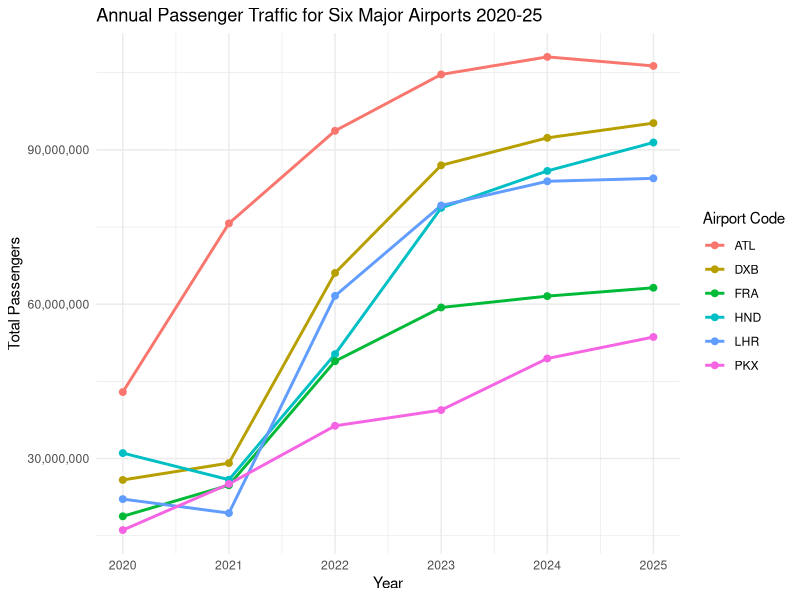
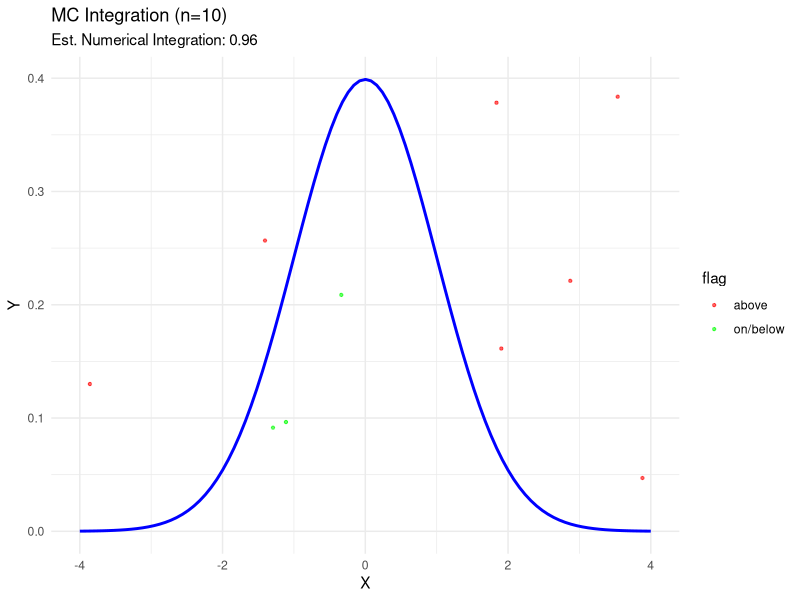
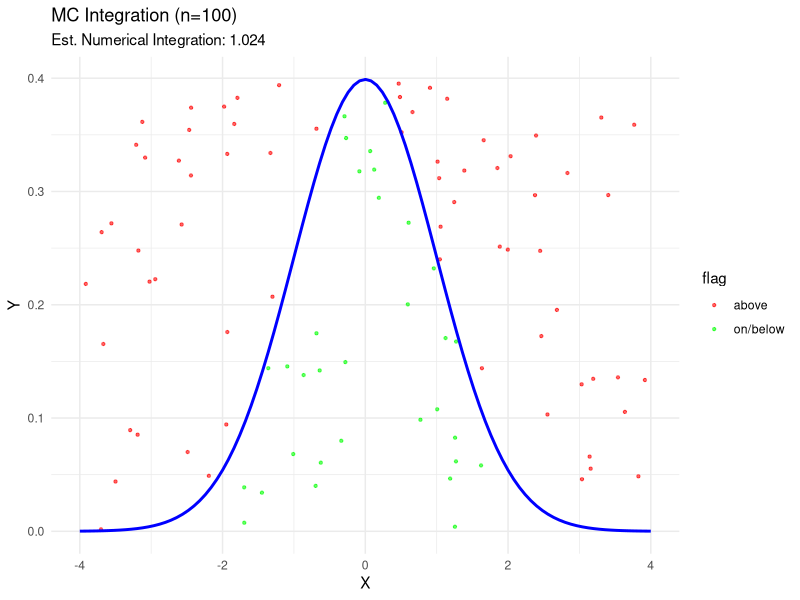
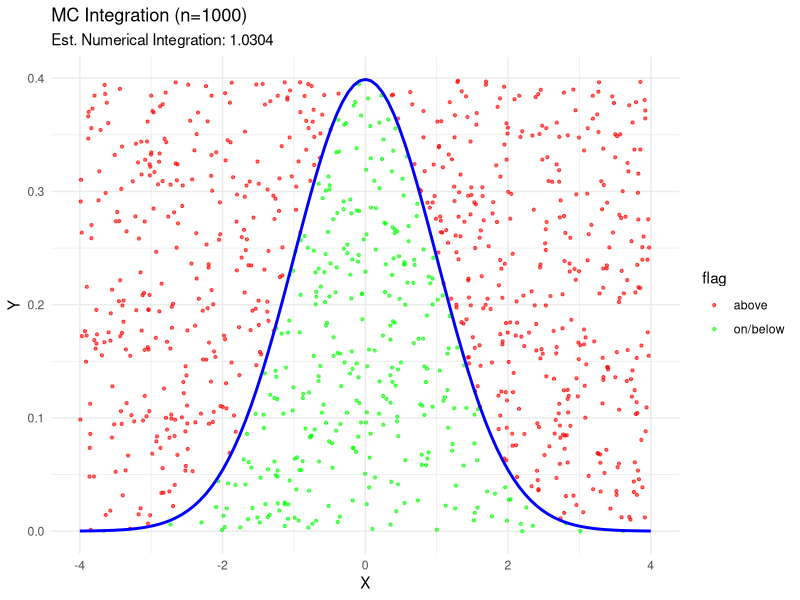
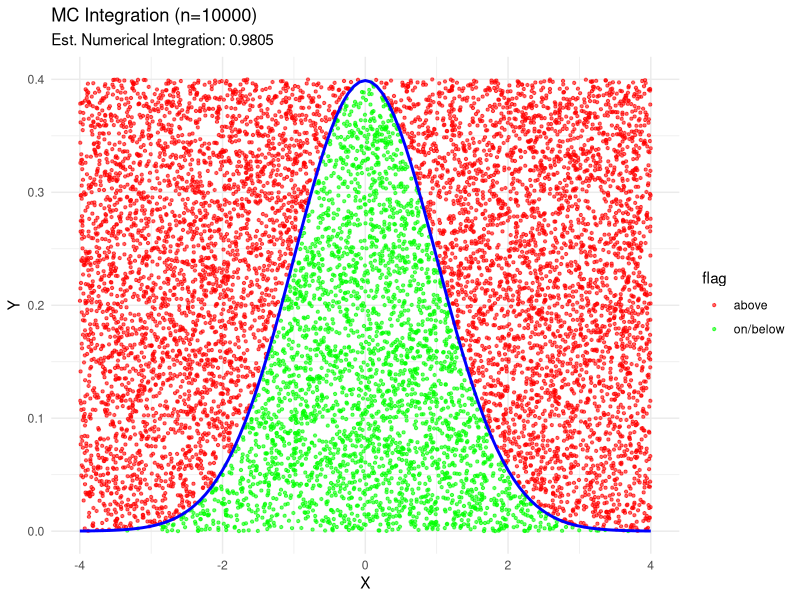

Write R code to recreate these figures, in order. (Note: this script raises an error after producing the figures.)
## ---- chunk 1
#| label: setup
#| include: false

#loads required libraries
library(tidyverse)
library(knitr)
library(scales)
## ---- chunk 2
#| label: airports-data

airports <- tibble(
  airport = c(
    rep("Hartsfield-Jackson Atlanta International", 6),
    rep("Dubai International Airport", 6),
    rep("Tokyo Haneda Airport", 6),
    rep("Heathrow Airport", 6),
    rep("Frankfurt Airport", 6),
    rep("Beijing Daxing International Airport", 6)
  ),
  code = c(
    rep("ATL", 6), rep("DXB", 6), rep("HND", 6),
    rep("LHR", 6), rep("FRA", 6), rep("PKX", 6)
  ),
  year = as.integer(rep(2020:2025, 6)),
  passengers = c(
    42918685, 75704760, 93699630, 104653451, 108067766, 106302208,
    25836771, 29110609, 66069981, 86994365, 92331506, 95200000,
    31055210, 25876429, 50290705, 78719302, 85900167, 91430000,
    22111469, 19395000, 61614508, 79183364, 83884572, 84463000,
    18768601, 24812849, 48918482, 59355389, 61564957, 63189666,
    16090000, 25051012, 36361000, 39414905, 49441029, 53618949
  )
)
## ---- chunk 3
#| label: airports-table

airports |>
  mutate(passengers = format(passengers, big.mark = ",")) |>
  pivot_wider(names_from = year, values_from = passengers) |>
  select(-airport) |>
  knitr::kable(
    col.names = c("Code", "2020", "2021", "2022", "2023", "2024", "2025"),
    align = "lrrrrrr",
    caption = "Annual Passenger Traffic for Six Major Airports (2020-2025)"
  )
## ---- chunk 4
#| label: fig-airports
#| fig-cap: "Annual passenger traffic for six major airports from 2020 to 2025."
#| fig-alt: "Line chart showing annual passenger traffic for six major airports from 2020 to 2025."

# Line plot showing passenger trends over time coloured by airport code
ggplot(airports, aes(x = year, y = passengers, color = code, group = code)) +  
  geom_line(linewidth = 1) +
  geom_point(size = 2) +
  scale_x_continuous(breaks = 2020:2025) +
  scale_y_continuous(labels = scales::comma) +
  labs(
    title = "Annual Passenger Traffic for Six Major Airports 2020-25",
    x = "Year",
    y = "Total Passengers",
    color = "Airport Code"
  ) +
  theme_minimal()
## ---- chunk 5
#| label: monte-carlo-setup

# Generate n random (x, y) coordinate pairs within specified bounds
monte_carlo_points <- function(n, x_min, x_max, y_min, y_max) { 
  tibble(
    x = runif(n, min = x_min, max = x_max),
    y = runif(n, min = y_min, max = y_max)
  )
}

# run simulation at a given resolution and thren return a ggplot
make_mc_plot <- function(n) {
  sim_data <- monte_carlo_points(n = n, x_min = -4, x_max = 4, y_min = 0, y_max = 0.4) |>
    mutate(flag = ifelse(y <= dnorm(x, mean = 0, sd = 1), "on/below", "above"))

  est_integration <- mean(sim_data$flag == "on/below") * 3.2    #Estimate integral = proportion of points on/below curve * area of bounding box

  ggplot(sim_data, aes(x = x, y = y, color = flag)) +
    geom_point(size = 0.8, alpha = 0.6) +
    stat_function(
      fun = dnorm,
      args = list(mean = 0, sd = 1),
      xlim = c(-4, 4),
      color = "blue",
      linewidth = 1
    ) +
    scale_color_manual(values = c("above" = "red", "on/below" = "green")) +
    labs(
      title = paste0("MC Integration (n=", n, ")"),
      subtitle = paste("Est. Numerical Integration:", round(est_integration, 4)),
      x = "X",
      y = "Y",
      color = "flag"
    ) +
    theme_minimal()
}
## ---- chunk 6
#| label: fig-montecarlo
#| fig-cap: "Small multiple showing Monte Carlo numerical integration of the standard normal distribution at four resolutions"
#| fig-alt: "Small multiple of four scatter plots showing Monte Carlo integration of the standard normal distribution at n=10, 100, 1000, and 10000"
#| fig-subcap:
#|   - "n = 10"
#|   - "n = 100"
#|   - "n = 1000"
#|   - "n = 10000"
#| layout-ncol: 2

make_mc_plot(10)
make_mc_plot(100)
make_mc_plot(1000)
make_mc_plot(10000)
## ---- chunk 7
#| label: fig-plan-informed
#| fig-cap: "Ulnar calcium measurements over time by treatment group, from plan-informed Claude response."
#| fig-alt: "Ulnar calcium measurements over time by treatment group from plan-informed Claude response"
#| echo: false
#| out-width: "100%"

knitr::include_graphics("/Users/shloki/Desktop/stat184/hw4.3/CalciumPlanPlot.png")
## ---- chunk 8
#| label: fig-generic-1
#| fig-cap: "Generic prompt response - group means view."
#| fig-alt: "Generic prompt response showing group means view of calcium data"
#| echo: false
#| out-width: "100%"

knitr::include_graphics("/Users/shloki/Desktop/stat184/hw4.3/ClaudePlot1.png")
## ---- chunk 9
#| label: fig-generic-2
#| fig-cap: "Generic prompt response - individual lines view."
#| fig-alt: "Generic prompt response showing individual lines view of calcium data"
#| echo: false
#| out-width: "100%"

knitr::include_graphics("/Users/shloki/Desktop/stat184/hw4.3/ClaudePlot2.png")
